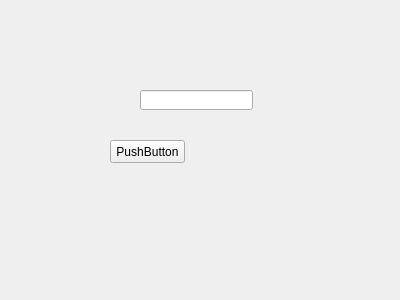
<?xml version="1.0" encoding="UTF-8"?>
<ui version="4.0">
 <class>Form</class>
 <widget class="QWidget" name="Form">
  <property name="geometry">
   <rect>
    <x>0</x>
    <y>0</y>
    <width>400</width>
    <height>300</height>
   </rect>
  </property>
  <property name="windowTitle">
   <string>Form</string>
  </property>
  <widget class="QPushButton" name="pushButton">
   <property name="geometry">
    <rect>
     <x>110</x>
     <y>140</y>
     <width>75</width>
     <height>23</height>
    </rect>
   </property>
   <property name="text">
    <string>PushButton</string>
   </property>
  </widget>
  <widget class="QLineEdit" name="lineEdit">
   <property name="geometry">
    <rect>
     <x>140</x>
     <y>90</y>
     <width>113</width>
     <height>20</height>
    </rect>
   </property>
  </widget>
 </widget>
 <resources/>
 <connections>
  <connection>
   <sender>pushButton</sender>
   <signal>clicked()</signal>
   <receiver>lineEdit</receiver>
   <slot>clear()</slot>
   <hints>
    <hint type="sourcelabel">
     <x>170</x>
     <y>146</y>
    </hint>
    <hint type="destinationlabel">
     <x>176</x>
     <y>99</y>
    </hint>
   </hints>
  </connection>
 </connections>
</ui>
